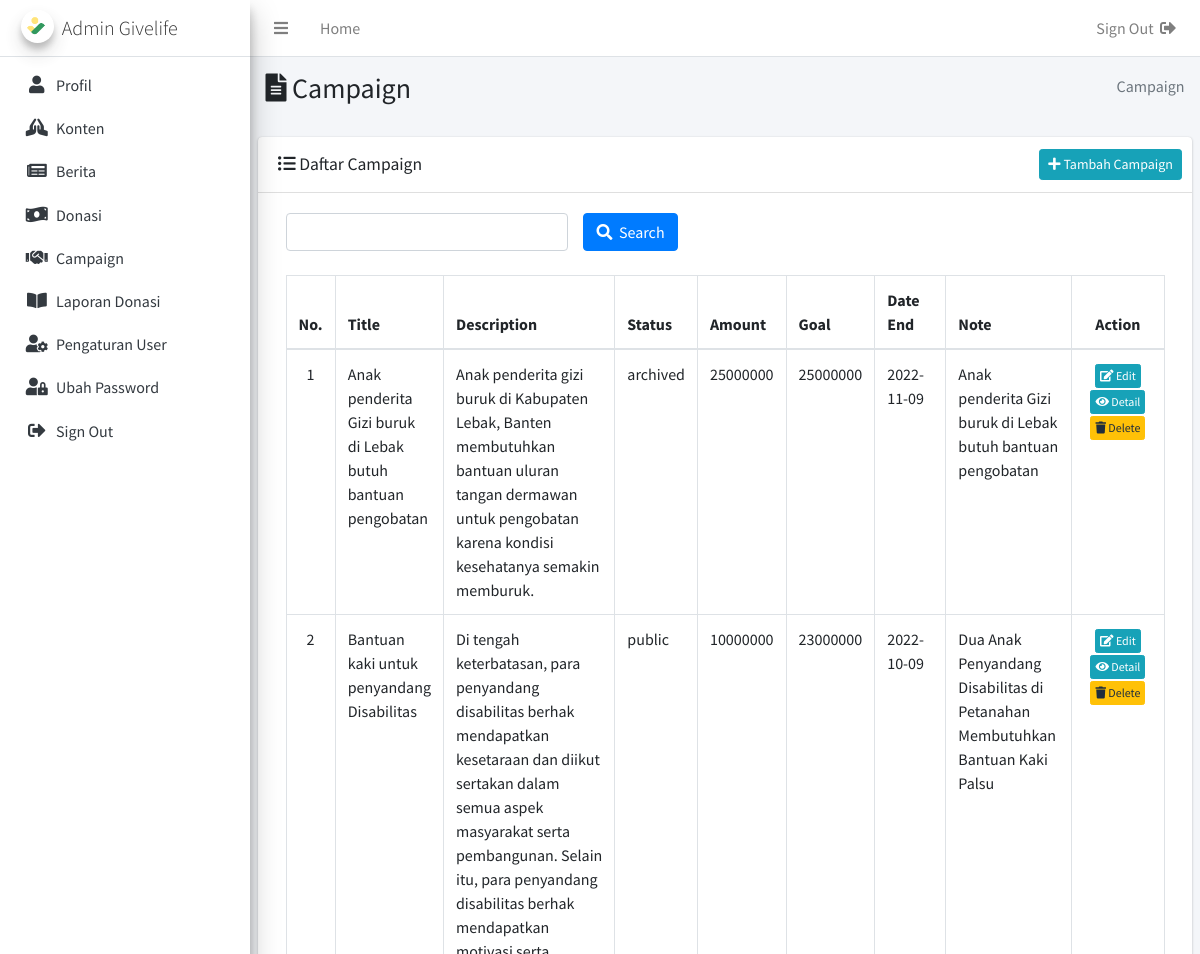
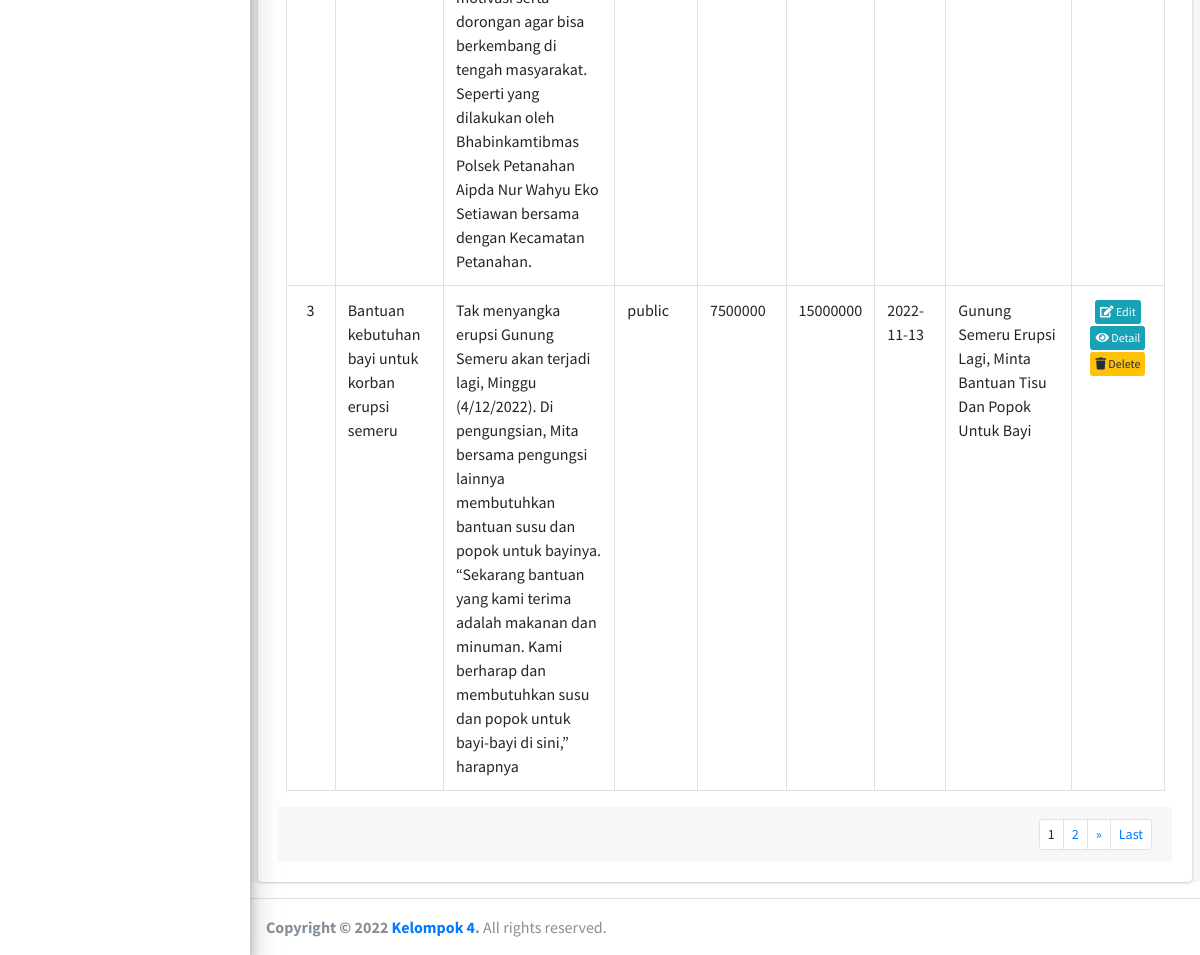
Page /admin/index.php?include=donasi (signed in) on the committed database (2 pictures, top to bottom).
### tables this page shows
CREATE TABLE `campaign` (
  `id_campaign` int(11) NOT NULL,
  `title` varchar(255) DEFAULT NULL,
  `description` text DEFAULT NULL,
  `status` enum('public','pending','archived') NOT NULL,
  `amount` int(11) DEFAULT NULL,
  `goal` int(11) DEFAULT NULL,
  `date_end` date DEFAULT NULL,
  `note` text DEFAULT NULL,
  `image_campaign` varchar(255) DEFAULT NULL
);

### admin/include/donasi.php (the view, shortened to what this page needs)
<section class="content-header">
  <div class="container-fluid">
    <div class="row mb-2">
      <div class="col-sm-6">
        <h3><i class="fas fa-file-alt"></i> Campaign</h3>
      </div>
      <div class="col-sm-6">
        <ol class="breadcrumb float-sm-right">
          <li class="breadcrumb-item active"> Campaign</li>
        </ol>
      </div>
    </div>
  </div>
</section>
<section class="content">
        <div class="card">
          <div class="card-header">
            <h3 class="card-title" style="margin-top:5px;"><i class="fas fa-list-ul"></i> Daftar Campaign</h3>
            <div class="card-tools">
            <a href="index.php?include=tambah-donasi" class="btn btn-sm btn-info float-right">
              <i class="fas fa-plus"></i> Tambah Campaign</a>
            </div>
          </div>
          <div class="card-body">
          <div class="col-md-12">
              <form method="post" action="index.php?include=donasi">
                <div class="row">
                    <div class="col-md-4 bottom-10">
                      <input type="text" class="form-control" id="kata_kunci" name="katakunci">
                    </div>
                    <div class="col-md-5 bottom-10">
                      <button type="submit" class="btn btn-primary"><i class="fas fa-search"></i>&nbsp; Search</button>
                    </div>
                </div>
              </form>
            </div><br>
            <div class="col-sm-12">
            <table class="table table-bordered">
              <thead>
                <tr>
                  <th width="5%"><center>No.<center></th>
                  <th width="10%">Title</th>
                  <th width="15%">Description</th>
                  <th width="5%">Status</th>
                  <th width="10%">Amount</th>
                  <th width="5%">Goal</th>
                  <th width="10%">Date End</th>
                  <th width="15%">Note</th>
                  <th width="15%"><center>Action</center></th>
                </tr>
              </thead>
              <tbody>
              <?php
                $batas = 3;
                if(!isset($_GET['halaman'])){
                    $posisi = 0;
                    $halaman = 1;
                }else{
                    $halaman = $_GET['halaman'];
                     $posisi = ($halaman-1) * $batas;
                }
                $sql_kon = "SELECT `id_campaign`, `title`, `description`, `status`, `amount`, `goal`, `date_end`, `note` FROM `campaign` ";
                  $sql_kon .= " ORDER BY `title` limit $posisi, $batas";
                  $query_kon = mysqli_query($koneksi,$sql_kon);
                  $posisi += 1;
                  while($data_kon = mysqli_fetch_row($query_kon)){
                    $id_campaign = $data_kon[0];
                    $title = $data_kon[1];
                    $description = $data_kon[2];
                    $status = $data_kon[3];
                    $amount = $data_kon[4];
                    $goal = $data_kon[5];
                    $date_end = $data_kon[6];
                    $note = $data_kon[7];
                    ?>
                <tr>
                <td align="center"><?php echo $posisi;?></td>
                <td><?php echo $title;?></td>
                <td><?php echo $description;?></td>
                <td><?php echo $status;?></td>
                <td><?php echo $amount;?></td>
                <td><?php echo $goal;?></td>
                <td><?php echo $date_end;?></td>
                <td><?php echo $note;?></td>
                <td align="center">
                  <a href="index.php?include=edit-donasi&data=<?php echo $id_campaign;?>" class="btn btn-xs btn-info"><i class="fas fa-edit"></i> Edit</a>
                  <a href="index.php?include=detail-donasi&data=<?php echo $id_campaign;?>" class="btn btn-xs btn-info" title="Detail"><i class="fas fa-eye"></i> Detail</a>
                  <a href="javascript:if(confirm('Anda yakin ingin menghapus data campaign <?php echo $title; ?>?'))window.location.href='index.php?include=donasi&aksi=hapus&data=<?php echo $id_campaign;?>&notif=hapusdonasiberhasil'" class="btn btn-xs btn-warning"><i class="fas fa-trash"></i> Delete</a>
                </td>
              </tr>
              <?php $posisi++;
              } ?>
              </tbody>
            </table>
          </div>
          <?php
          $sql_jum = "SELECT `id_campaign`, `title`, `description`, `status`, `amount`, `goal`, `date_end`, `note` FROM `campaign` ";
          $sql_jum .= " order by `title`";
          $query_jum = mysqli_query($koneksi, $sql_jum);
          $jum_data = mysqli_num_rows($query_jum);
          $jum_halaman = ceil($jum_data / $batas);
          ?>
          <div class="card-footer clearfix">
            <ul class="pagination pagination-sm m-0 float-right">
              <?php
          if($jum_halaman==0){
          }else if($jum_halaman==1){
              echo "<li class='page-item'><a class='page-link'>1</a></li>";
          }else{
              $sebelum = $halaman-1;
              $setelah = $halaman+1;
              if (isset($_POST["katakunci"])){
                  $katakunci_campaign = $_POST["katakunci"];
                  if($halaman!=1){
                    echo "<li class='page-item'><a class='page-link' href='index.php?include=donasi&katakunci=$katakunci_campaign&halaman=1'>First</a></li>";
                    echo "<li class='page-item'><a class='page-link' href='index.php?include=donasi&katakunci=$katakunci_campaign&halaman=$sebelum'>«</a></li>";
                  }
                  for($i=1; $i<=$jum_halaman; $i++){
                  if ($i > $halaman - 5 and $i < $halaman + 5 ) {
                    if($i!=$halaman){
                        echo "<li class='page-item'><a class='page-link' href='index.php?include=donasi&katakunci=$katakunci_campaign&halaman=$i'>$i</a></li>";
                    }else{
                        echo "<li class='page-item'><a class='page-link'>$i</a></li>";
                    }
                  }
                  }
                  if($halaman!=$jum_halaman){
                      echo "<li class='page-item'>
                      <a class='page-link' href='index.php?include=donasi&katakunci=$katakunci_campaign&halaman=$setelah'>»</a></li>";
                      echo "<li class='page-item'><a class='page-link' href='index.php?include=donasi&katakunci=$katakunci_campaign&halaman=$jum_halaman'>Last</a></li>";
                  }
              }else{
                  for($i=1; $i<=$jum_halaman; $i++){
                  if ($i > $halaman - 5 and $i < $halaman + 5 ) {
                    if($i!=$halaman){
                        echo "<li class='page-item'><a class='page-link' href='index.php?include=donasi&halaman=$i'>$i</a></li>";
                    }else{
                        echo "<li class='page-item'><a class='page-link'>$i</a></li>";
                    }
                  }
                  }
                  if($halaman!=$jum_halaman){
                      echo "<li class='page-item'><a class='page-link' href='index.php?include=donasi&halaman=$setelah'>»</a></li>";
                      echo "<li class='page-item'><a class='page-link' href='index.php?include=donasi&halaman=$jum_halaman'>Last</a></li>";
                    }
                  }
                }?>
          </ul>
          </div>
        </div>
</section>

### rows in the picture
campaign: title "Anak penderita Gizi buruk di Lebak butuh bantuan pengobatan", description "Anak penderita gizi buruk di Kabupaten Lebak, Banten membutuhkan bantuan uluran tangan dermawan untuk pengobatan karena kondisi kesehatanya semakin memburuk.", status "archived", amount "25000000", goal "25000000", date_end "2022-11-09", note "Anak penderita Gizi buruk di Lebak butuh bantuan pengobatan"
campaign: title "Bantuan kaki untuk penyandang Disabilitas", description "Di tengah keterbatasan, para penyandang disabilitas berhak mendapatkan kesetaraan dan diikut sertakan dalam semua aspek masyarakat serta pembangunan. Selain itu, para penyandang disabilitas berhak mendapatkan motivasi serta dorongan agar bisa berkembang di tengah masyarakat. Seperti yang dilakukan oleh Bhabinkamtibmas Polsek Petanahan Aipda Nur Wahyu Eko Setiawan bersama dengan Kecamatan Petanahan.", status "public", amount "10000000", goal "23000000", date_end "2022-10-09", note "Dua Anak Penyandang Disabilitas di Petanahan Membutuhkan Bantuan Kaki Palsu"
campaign: title "Bantuan kebutuhan bayi untuk korban erupsi semeru", description "Tak menyangka erupsi Gunung Semeru akan terjadi lagi, Minggu (4/12/2022). Di pengungsian, Mita bersama pengungsi lainnya membutuhkan bantuan susu dan popok untuk bayinya. “Sekarang bantuan yang kami terima adalah makanan dan minuman. Kami berharap dan membutuhkan susu dan popok untuk bayi-bayi di sini,” harapnya", status "public", amount "7500000", goal "15000000", date_end "2022-11-13", note "Gunung Semeru Erupsi Lagi, Minta Bantuan Tisu Dan Popok Untuk Bayi"
